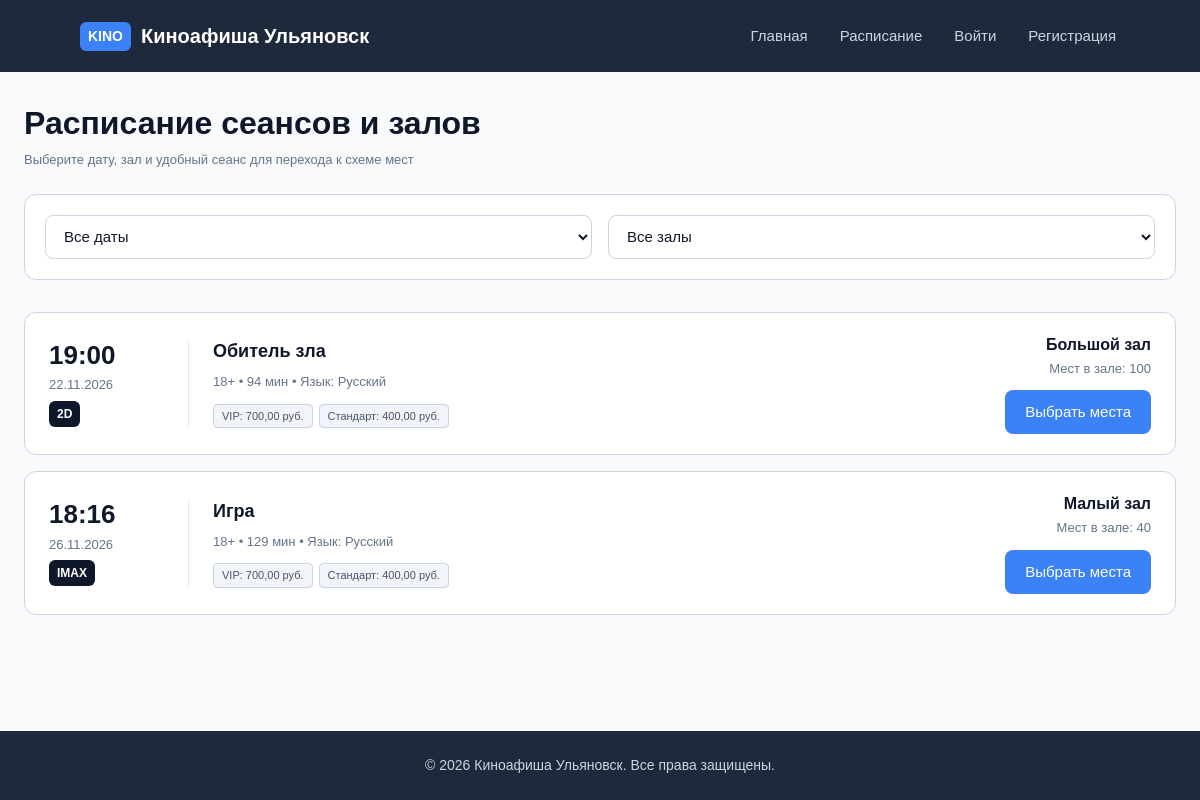
Page /schedule/ on the committed database.
### app/models.py (models this page shows, shortened)
class Session(models.Model):
    FORMAT_CHOICES = [
        ("2D", "2D"),
        ("3D", "3D"),
        ("IMAX", "IMAX"),
    ]
    STATUS_CHOICES = [
        ("scheduled", "Запланирован"),
        ("ongoing", "Идёт"),
        ("finished", "Завершён"),
        ("cancelled", "Отменён"),
    ]
    movie = models.ForeignKey(
        Movie,
        on_delete=models.PROTECT,
        related_name="sessions",
        verbose_name="Фильм",
    )
    hall = models.ForeignKey(
        Hall,
        on_delete=models.PROTECT,
        related_name="sessions",
        verbose_name="Зал",
    )
    start_time = models.DateTimeField(verbose_name="Время начала")
    end_time = models.DateTimeField(verbose_name="Время окончания")
    format = models.CharField(
        max_length=20, choices=FORMAT_CHOICES, default="2D", verbose_name="Формат"
    )
    language = models.CharField(
        max_length=50, default="Русский", verbose_name="Язык / Озвучка"
    )
    status = models.CharField(
        max_length=20,
        choices=STATUS_CHOICES,
        default="scheduled",
        verbose_name="Статус сеанса",
    )
    class Meta:
        verbose_name = "Сеанс"
        verbose_name_plural = "Сеансы"
        ordering = ["start_time"]

class Movie(models.Model):
    STATUS_CHOICES = [
        ("in_poster", "В афише"),
        ("hidden", "Скрыт"),
        ("archived", "Снят с показа"),
    ]
    title = models.CharField(max_length=255, verbose_name="Название фильма")
    description = models.TextField(verbose_name="Описание")
    duration_minutes = models.PositiveIntegerField(verbose_name="Длительность (мин)")
    age_rating = models.CharField(max_length=10, verbose_name="Возрастной рейтинг")
    release_year = models.PositiveIntegerField(verbose_name="Год релиза")
    poster = models.ImageField(
        upload_to="posters/", blank=True, null=True, verbose_name="Постер"
    )
    status = models.CharField(
        max_length=20,
        choices=STATUS_CHOICES,
        default="in_poster",
        verbose_name="Статус показа",
    )
    average_rating = models.DecimalField(
        max_digits=3,
        decimal_places=2,
        default=0.00,
        verbose_name="Средний рейтинг",
    )
    class Meta:
        verbose_name = "Фильм"
        verbose_name_plural = "Фильмы"
        ordering = ["-release_year", "title"]

class SessionSeatPrice(models.Model):
    session = models.ForeignKey(
        Session,
        on_delete=models.CASCADE,
        related_name="seat_prices",
        verbose_name="Сеанс",
    )
    category = models.ForeignKey(
        SeatCategory,
        on_delete=models.PROTECT,
        related_name="session_prices",
        verbose_name="Категория места",
    )
    price = models.DecimalField(
        max_digits=10, decimal_places=2, verbose_name="Стоимость (руб.)"
    )
    is_active = models.BooleanField(default=True, verbose_name="Активен")
    class Meta:
        verbose_name = "Цена по категории места"
        verbose_name_plural = "Цены по категориям мест"
        constraints = [
            models.UniqueConstraint(
                fields=["session", "category"], name="unique_session_category_price"
            )
        ]

class SeatCategory(models.Model):
    name = models.CharField(
        max_length=50, unique=True, verbose_name="Название категории"
    )
    description = models.TextField(blank=True, null=True, verbose_name="Описание")
    is_active = models.BooleanField(default=True, verbose_name="Активна")
    class Meta:
        verbose_name = "Категория места"
        verbose_name_plural = "Категории мест"
        ordering = ["name"]

class Hall(models.Model):
    STATUS_CHOICES = [
        ("active", "Активен"),
        ("repair", "На ремонте"),
        ("closed", "Закрыт"),
    ]
    name = models.CharField(max_length=100, unique=True, verbose_name="Название зала")
    capacity = models.PositiveIntegerField(verbose_name="Вместимость")
    layout_config = models.TextField(
        blank=True, null=True, verbose_name="Конфигурация зала (JSON)"
    )
    status = models.CharField(
        max_length=20,
        choices=STATUS_CHOICES,
        default="active",
        verbose_name="Статус зала",
    )
    class Meta:
        verbose_name = "Зал"
        verbose_name_plural = "Залы"
        ordering = ["name"]

### app/views.py (the view)
# urls.py: path("schedule/", views.schedule_view, name="schedule"),
def schedule_view(request):
    now = timezone.now()
    sessions_qs = (
        Session.objects.filter(start_time__gte=now, status="scheduled")
        .select_related("movie", "hall")
        .prefetch_related("seat_prices", "movie__movie_genres__genre")
        .order_by("start_time")
    )
    selected_date = request.GET.get("date", "").strip()
    selected_hall = request.GET.get("hall", "").strip()
    halls = Hall.objects.filter(status="active").order_by("name")
    available_dates = sorted(
        {timezone.localtime(s.start_time).date() for s in sessions_qs}
    )
    if selected_date:
        try:
            filter_date = timezone.datetime.strptime(selected_date, "%Y-%m-%d").date()
            sessions_qs = sessions_qs.filter(start_time__date=filter_date)
        except ValueError:
            selected_date = ""
    if selected_hall:
        sessions_qs = sessions_qs.filter(hall_id=selected_hall)
        try:
            selected_hall = int(selected_hall)
        except ValueError:
            selected_hall = ""
    context = {
        "sessions": sessions_qs,
        "halls": halls,
        "available_dates": available_dates,
        "selected_date": selected_date,
        "selected_hall": selected_hall,
    }
    return render(request, "app/schedule.html", context)

### app/templates/app/schedule.html (shortened to what this page needs)
{% load static %}
<!DOCTYPE html>
<html lang="ru">
<head>
    <link rel="stylesheet" href="{% static 'css/style.css' %}">
</head>
<body>
    <header class="header">
    <a href="{% url 'movie_list' %}" class="logo-link">
        <div class="logo">
            <span class="logo-badge">KINO</span> Киноафиша Ульяновск
        </div>
    </a>
    <nav class="nav">
        <a href="{% url 'movie_list' %}">Главная</a>
        <a href="{% url 'schedule' %}">Расписание</a>
        {% if request.user.is_authenticated %}
            <a href="{% url 'profile' %}" class="active">Привет, {{ request.user.username }}</a>
            <form action="{% url 'logout' %}" method="post" class="nav-logout-form">
                {% csrf_token %}
                <button type="submit" class="nav-logout-btn">Выйти</button>
            </form>
        {% else %}
            <a href="{% url 'login' %}">Войти</a>
            <a href="{% url 'register' %}">Регистрация</a>
        {% endif %}
    </nav>
    </header>
    <main class="container">
        <section>
            <h1>Расписание сеансов и залов</h1>
            <p class="caption page-subtitle">Выберите дату, зал и удобный сеанс для перехода к схеме мест</p>
            <form method="get" class="filters-bar">
                <select name="date" class="select" onchange="this.form.submit()">
                    <option value="">Все даты</option>
                </select>
                <select name="hall" class="select" onchange="this.form.submit()">
                    <option value="">Все залы</option>
                </select>
            </form>
        </section>
        <section class="schedule-list">
            {% for session in sessions %}
                <article class="schedule-card">
                    <div class="schedule-time-box">
                        <strong class="schedule-time">{{ session.start_time|date:"H:i" }}</strong>
                        <span class="caption">{{ session.start_time|date:"d.m.Y" }}</span>
                        <span class="badge badge-age">{{ session.format }}</span>
                    </div>
                    <div class="schedule-movie-info">
                        <h3>
                            <a href="{% url 'movie_detail' session.movie.pk %}" class="profile-movie-link">
                                {{ session.movie.title }}
                            </a>
                        </h3>
                        <p class="caption">
                            {{ session.movie.age_rating }} • {{ session.movie.duration_minutes }} мин • Язык: {{ session.language }}
                        </p>
                        <div class="schedule-prices">
                            {% for sp in session.seat_prices.all %}
                                <span class="genre-tag">{{ sp.category.name }}: {{ sp.price }} руб.</span>
                            {% endfor %}
                        </div>
                    </div>
                    <div class="schedule-hall-action">
                        <div class="schedule-hall-meta">
                            <strong>{{ session.hall.name }}</strong>
                            <span class="caption">Мест в зале: {{ session.hall.capacity }}</span>
                        </div>
                        <a href="{% url 'session_booking' session.pk %}" class="btn btn-primary">Выбрать места</a>
                    </div>
                </article>
            {% empty %}
                <div class="profile-section">
                    <p class="caption">По выбранным параметрам запланированных сеансов нет.</p>
                </div>
            {% endfor %}
        </section>
    </main>
    <footer class="footer">
        <p>© 2026 Киноафиша Ульяновск. Все права защищены.</p>
    </footer>
</body>
</html>

### app/static/css/style.css (style rules this page uses)
* { box-sizing: border-box; margin: 0; padding: 0; }
body { font-family: Arial, Helvetica, sans-serif; background-color: #f8fafc; color: #0f172a; line-height: 1.5; display: flex; flex-direction: column; min-height: 100vh; }
.container { max-width: 1280px; width: 100%; margin: 0 auto; padding: 32px 24px; flex: 1; }
h1 { font-size: 32px; font-weight: 700; line-height: 1.2; margin-bottom: 8px; }
h3 { font-size: 18px; font-weight: 600; line-height: 1.4; }
.caption { font-size: 13px; color: #64748b; }
.page-subtitle { margin-bottom: 24px; }
.header { background-color: #1e293b; color: #ffffff; padding: 16px 80px; display: flex; align-items: center; justify-content: space-between; gap: 24px; }
.logo-link { text-decoration: none; color: inherit; display: inline-flex; align-items: center; }
.logo { font-size: 20px; font-weight: 700; display: flex; align-items: center; gap: 10px; color: #ffffff; }
.logo-badge { background-color: #3b82f6; padding: 4px 8px; border-radius: 6px; font-size: 14px; color: #ffffff; }
.nav { display: flex; gap: 24px; align-items: center; flex-wrap: wrap; }
.nav a { color: #cbd5e1; text-decoration: none; font-size: 15px; font-weight: 500; padding: 8px 4px; min-height: 40px; display: inline-flex; align-items: center; }
.btn { display: inline-flex; align-items: center; justify-content: center; min-height: 44px; padding: 10px 20px; border-radius: 8px; font-size: 15px; font-weight: 500; border: none; cursor: pointer; text-decoration: none; text-align: center; }
.btn-primary { background-color: #3b82f6; color: #ffffff; }
.filters-bar { background-color: #ffffff; padding: 20px; border-radius: 12px; border: 1px solid #cbd5e1; display: flex; flex-wrap: wrap; gap: 16px; margin-bottom: 32px; }
.input, .select { flex: 1 1 240px; min-height: 44px; padding: 10px 14px; border-radius: 8px; border: 1px solid #cbd5e1; background-color: #ffffff; color: #0f172a; font-size: 15px; }
.badge { padding: 4px 8px; border-radius: 6px; font-size: 12px; font-weight: 600; }
.badge-age { background-color: #0f172a; color: #ffffff; }
.genre-tag { background-color: #f1f5f9; color: #475569; font-size: 11px; font-weight: 500; padding: 3px 8px; border-radius: 4px; border: 1px solid #cbd5e1; }
.profile-movie-link { color: #0f172a; text-decoration: none; }
.schedule-list { display: flex; flex-direction: column; gap: 16px; }
.schedule-card { background-color: #ffffff; border: 1px solid #cbd5e1; border-radius: 12px; padding: 20px 24px; display: grid; grid-template-columns: 140px 1fr 240px; align-items: center; gap: 24px; }
.schedule-time-box { display: flex; flex-direction: column; align-items: flex-start; gap: 6px; border-right: 1px solid #e2e8f0; padding-right: 16px; }
.schedule-time { font-size: 26px; color: #0f172a; line-height: 1.1; }
.schedule-movie-info { display: flex; flex-direction: column; gap: 8px; }
.schedule-prices { display: flex; flex-wrap: wrap; gap: 6px; margin-top: 4px; }
.schedule-hall-action { display: flex; flex-direction: column; align-items: flex-end; gap: 12px; }
.schedule-hall-meta { display: flex; flex-direction: column; align-items: flex-end; gap: 2px; }
.footer { background-color: #1e293b; color: #cbd5e1; padding: 24px 16px; text-align: center; margin-top: 48px; font-size: 14px; }

### rows in the picture
Session: start_time "19:00", start_time "22.11.2026", format "2D", movie "Обитель зла", movie.age_rating "18+", movie.duration_minutes "94", language "Русский", hall.name "Большой зал", hall.capacity "100"
SessionSeatPrice: category.name "VIP", price "700,00"
SessionSeatPrice: category.name "Стандарт", price "400,00"
Session: start_time "18:16", start_time "26.11.2026", format "IMAX", movie "Игра", movie.age_rating "18+", movie.duration_minutes "129", language "Русский", hall.name "Малый зал", hall.capacity "40"
SessionSeatPrice: category.name "VIP", price "700,00"
SessionSeatPrice: category.name "Стандарт", price "400,00"
